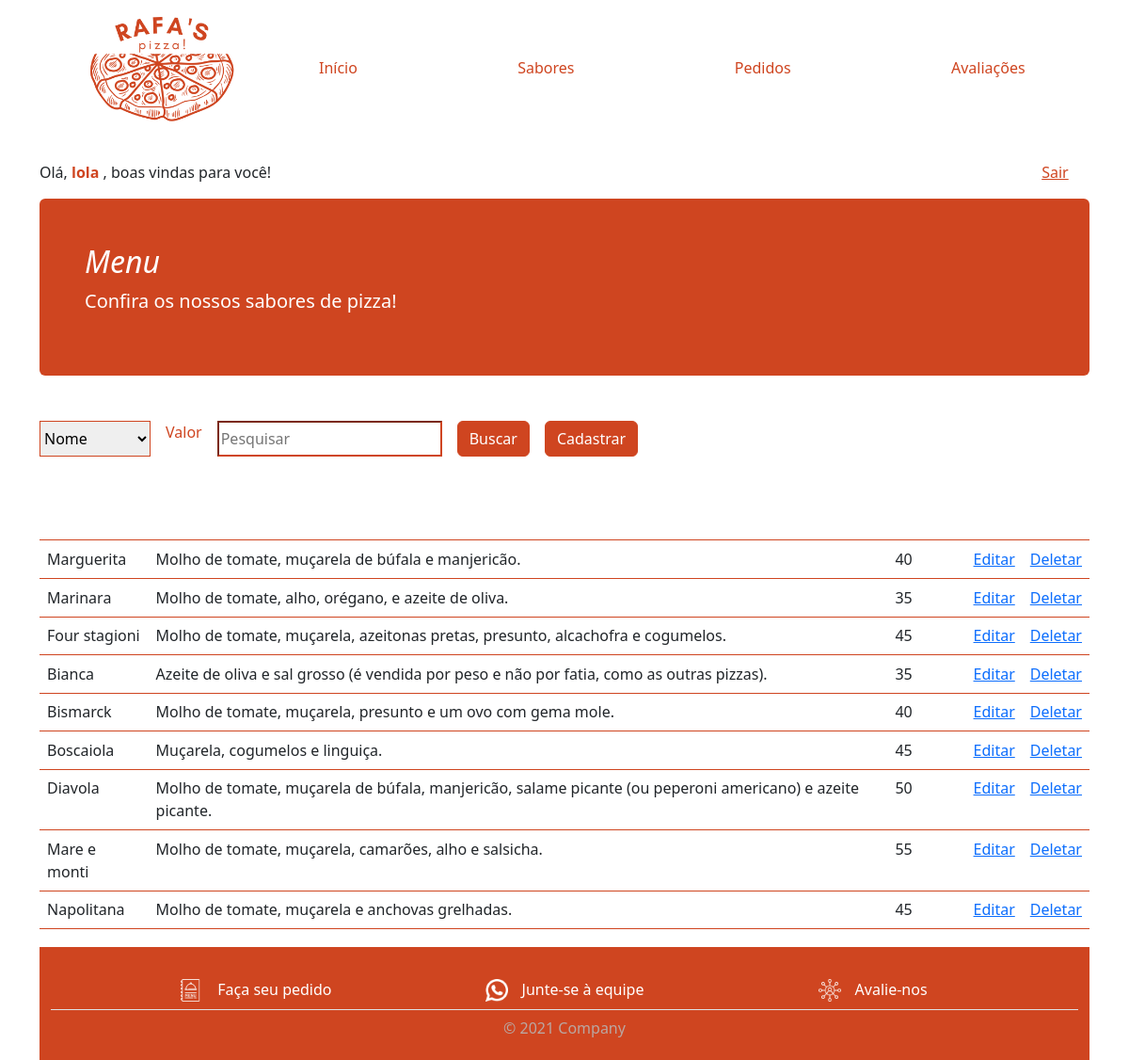
Screenshot of /view/SaborList.php (signed in) with the database file from the repository.
### tables this page shows
CREATE TABLE IF NOT EXISTS `sabor` (
  `id` int NOT NULL AUTO_INCREMENT,
  `nome` varchar(100) NOT NULL,
  `ingredientes` varchar(600) NOT NULL,
  `preco` float NOT NULL,
  PRIMARY KEY (`id`)
);

### model/BD.class.php (called while the page is built, shortened)
<?php
class BD
{
    private $host = "localhost";
    private $dbname = "db_trabalho";
    private $port = 3306;
    private $usuario = "root";
    private $senha = "";
    private $db_charset = "utf8";
    public function conn()
    {
        $conn = "mysql:host=$this->host;dbname=$this->dbname;port=$this->port";
        return new PDO(
            $conn,
            $this->usuario,
            $this->senha,
            [PDO::MYSQL_ATTR_INIT_COMMAND => "SET NAMES " . $this->db_charset]
        );
    }
    public function select($nome_tabela)
    {
        $conn = $this->conn();
        $sql = "SELECT * FROM $nome_tabela;";
        $st = $conn->prepare($sql);
        $st->execute();
        return $st->fetchAll(PDO::FETCH_CLASS);
    }
}

### controller/SaborController.php (called while the page is built, shortened)
<?php
include "../model/BD.class.php";
class SaborController {
    private $model;
    private $table = "sabor";
    public function __construct(){
        $this->model = new BD();
    }
    public function carregar(){
       return $this->model->select($this->table);
    }
}

### view/SaborList.php (the view, shortened to what this page needs)
<?php
include '../controller/SaborController.php';
include "base/header.php";
$sabor = new SaborController();
if (!empty($_POST)) {
    $load = $sabor->pesquisar($_POST);
} else {
    $load = $sabor->carregar();
}
?>
<main class="container">
    <section>
        <div class="p-9 p-md-5 mb-5 text-white rounded" id="tituloContato">
            <div class="col-md-20 px-0">
                <h2 class="display-90 fst-italic">Menu</h2>
                <p class="lead">Confira os nossos sabores de pizza!</p>
            </div>
        </div>
    </section>
    <form action="SaborList.php" method="post">
        <div class="d-flex grid gap-0 column-gap-3">
            <select name="campo" id="redBorder">
                <option value="nome">Nome</option>
            </select>
            <label id="redColor">Valor</label>
            <input type="text" id="redBorder" name="valor" placeholder="Pesquisar" />
            <button type="submit" class="btn btn-primary" id="redButton">Buscar</button>
            <a href="SaborForm.php"><button type="button" class="btn btn-primary" id="redButton">Cadastrar</button></a>
        </div>
    </form><br>
    <table class="table table-hover" id="redBorder">
        <tr id="redBackground">
            <th id="whiteText">Nome</th>
            <th id="whiteText">Ingredientes</th>
            <th id="whiteText">Preço R$</th>
            <th></th>
            <th></th>
        </tr>
        <?php
        foreach ($load as $item) {
            echo "<tr>";
            echo "<td>" . $item->nome . "</td>";
            echo "<td>" . $item->ingredientes . "</td>";
            echo "<td>" . $item->preco . "</td>";
            echo "<td><a href='SaborForm.php?id=$item->id'>Editar</a></td>";
            echo "<td><a onclick='return confirm(\"Deseja Excluir? \")' href='SaborList.php?id=$item->id'>Deletar</a></td>";
            echo "<tr>";
        }
        ?>
    </table>
</main>
<?php
include "base/rodape.php";

### css/style.css (style rules this page uses)
html { height: 100%; width: 100%; }
#redBackground { background-color: #CF4520; }
#whiteText { color: #ffffff; }
#redBorder { border-color: #CF4520; }
#redColor { color: #CF4520; }
#redButton { background-color: #CF4520; border-color: #CF4520; }
#tituloContato { background-color: #CF4520; }

### rows the page displays
sabor: nome "Marguerita", ingredientes "Molho de tomate, muçarela de búfala e manjericão.", preco "40"
sabor: nome "Marinara", ingredientes "Molho de tomate, alho, orégano, e azeite de oliva.", preco "35"
sabor: nome "Four stagioni", ingredientes "Molho de tomate, muçarela, azeitonas pretas, presunto, alcachofra e cogumelos.", preco "45"
sabor: nome "Bianca", ingredientes "Azeite de oliva e sal grosso (é vendida por peso e não por fatia, como as outras pizzas).", preco "35"
sabor: nome "Bismarck", ingredientes "Molho de tomate, muçarela, presunto e um ovo com gema mole.", preco "40"
sabor: nome "Boscaiola", ingredientes "Muçarela, cogumelos e linguiça.", preco "45"
sabor: nome "Diavola", ingredientes "Molho de tomate, muçarela de búfala, manjericão, salame picante (ou peperoni americano) e azeite picante.", preco "50"
sabor: nome "Mare e monti", ingredientes "Molho de tomate, muçarela, camarões, alho e salsicha.", preco "55"
sabor: nome "Napolitana", ingredientes "Molho de tomate, muçarela e anchovas grelhadas.", preco "45"

### other values shown
$login "lola"
